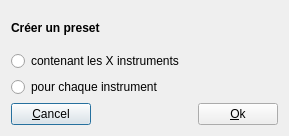
<?xml version="1.0" encoding="UTF-8"?>
<ui version="4.0">
 <class>DialogCreateElements</class>
 <widget class="QDialog" name="DialogCreateElements">
  <property name="windowModality">
   <enum>Qt::WindowModal</enum>
  </property>
  <property name="geometry">
   <rect>
    <x>0</x>
    <y>0</y>
    <width>289</width>
    <height>136</height>
   </rect>
  </property>
  <property name="windowTitle">
   <string>Question</string>
  </property>
  <property name="windowIcon">
   <iconset resource="../resources.qrc">
    <normaloff>:/misc/logo.svg</normaloff>:/misc/logo.svg</iconset>
  </property>
  <layout class="QVBoxLayout" name="verticalLayout">
   <item>
    <widget class="QStackedWidget" name="stackedWidget">
     <property name="currentIndex">
      <number>0</number>
     </property>
     <widget class="QWidget" name="page">
      <layout class="QVBoxLayout" name="verticalLayout_2">
       <property name="leftMargin">
        <number>0</number>
       </property>
       <property name="topMargin">
        <number>0</number>
       </property>
       <property name="rightMargin">
        <number>0</number>
       </property>
       <property name="bottomMargin">
        <number>0</number>
       </property>
       <item>
        <widget class="QLabel" name="labelChoice">
         <property name="font">
          <font>
           <weight>75</weight>
           <bold>true</bold>
          </font>
         </property>
         <property name="text">
          <string notr="true">Créer un preset</string>
         </property>
        </widget>
       </item>
       <item>
        <widget class="QRadioButton" name="radioOnlyOne">
         <property name="text">
          <string notr="true">contenant les X instruments</string>
         </property>
        </widget>
       </item>
       <item>
        <widget class="QRadioButton" name="radioOnePerElement">
         <property name="text">
          <string notr="true">pour chaque instrument</string>
         </property>
        </widget>
       </item>
      </layout>
     </widget>
     <widget class="QWidget" name="page_2">
      <layout class="QGridLayout" name="gridLayout">
       <property name="leftMargin">
        <number>0</number>
       </property>
       <property name="topMargin">
        <number>0</number>
       </property>
       <property name="rightMargin">
        <number>0</number>
       </property>
       <property name="bottomMargin">
        <number>0</number>
       </property>
       <item row="0" column="0">
        <widget class="QLabel" name="labelOneChoice">
         <property name="text">
          <string notr="true">Créer le preset &quot;...&quot; ?</string>
         </property>
        </widget>
       </item>
      </layout>
     </widget>
    </widget>
   </item>
   <item>
    <layout class="QHBoxLayout" name="horizontalLayout">
     <item>
      <widget class="QPushButton" name="pushCancel">
       <property name="text">
        <string>&amp;Cancel</string>
       </property>
      </widget>
     </item>
     <item>
      <spacer name="horizontalSpacer">
       <property name="orientation">
        <enum>Qt::Horizontal</enum>
       </property>
       <property name="sizeHint" stdset="0">
        <size>
         <width>40</width>
         <height>20</height>
        </size>
       </property>
      </spacer>
     </item>
     <item>
      <widget class="QPushButton" name="pushOk">
       <property name="text">
        <string>&amp;Ok</string>
       </property>
      </widget>
     </item>
    </layout>
   </item>
  </layout>
 </widget>
 <resources>
  <include location="../resources.qrc"/>
 </resources>
 <connections/>
</ui>
